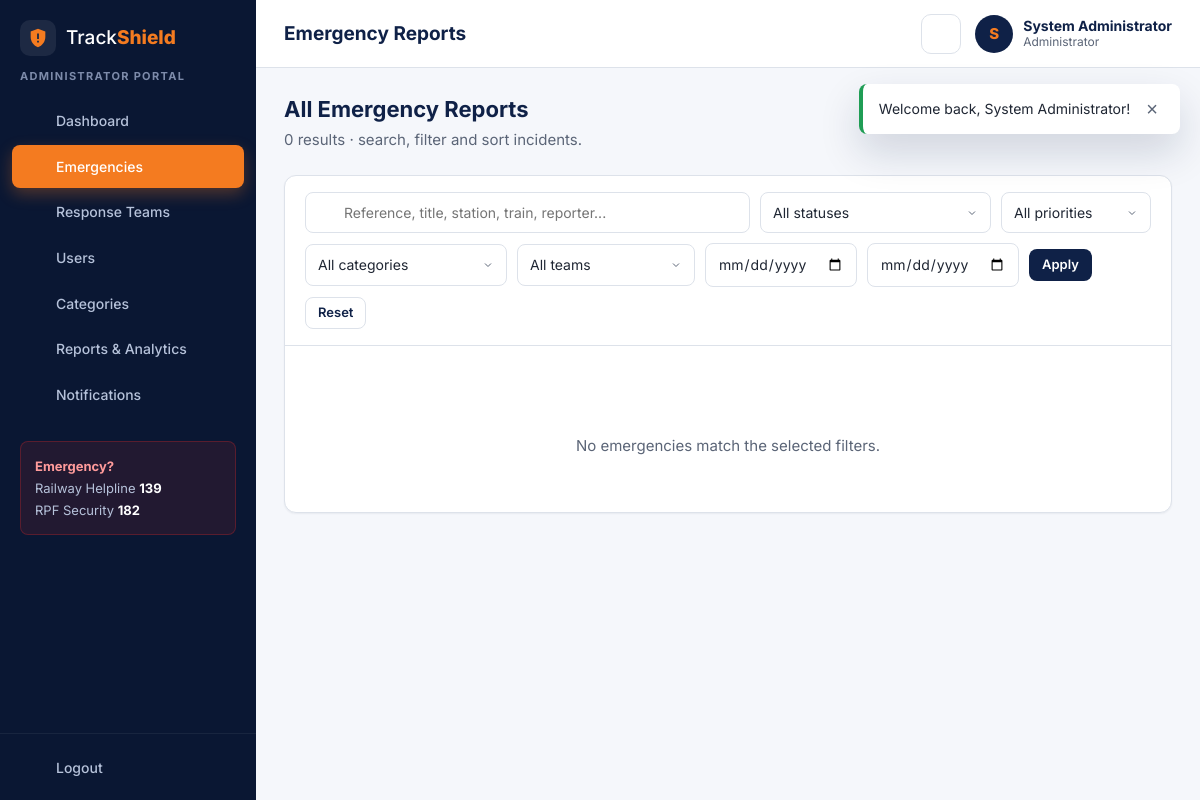
Screenshot of /admin/emergencies.php (signed in) with the database file from the repository.
### tables this page shows
CREATE TABLE users (
  id          INT UNSIGNED NOT NULL AUTO_INCREMENT,
  full_name   VARCHAR(100) NOT NULL,
  email       VARCHAR(150) NOT NULL,
  phone       VARCHAR(20)  NOT NULL,
  password    VARCHAR(255) NOT NULL,
  role        ENUM('passenger','response','admin') NOT NULL DEFAULT 'passenger',
  status      ENUM('active','inactive') NOT NULL DEFAULT 'active',
  created_at  TIMESTAMP NOT NULL DEFAULT CURRENT_TIMESTAMP,
  PRIMARY KEY (id),
  UNIQUE KEY uq_users_email (email),
  KEY idx_users_role (role),
  KEY idx_users_status (status)
);

### includes/auth.php (called while the page is built, shortened)
<?php
require_once __DIR__ . '/functions.php';
function is_logged_in(): bool
{
    return !empty($_SESSION['user_id']);
}
function current_user(): ?array
{
    static $user = false;
    if ($user === false) {
        $user = null;
        if (is_logged_in()) {
            $stmt = db()->prepare('SELECT id, full_name, email, phone, role, status FROM users WHERE id = ?');
            $stmt->execute([$_SESSION['user_id']]);
            $user = $stmt->fetch() ?: null;
        }
    }
    return $user;
}
function require_role(string ...$roles): array
{
    $user = current_user();
    return $user;
}

### config/database.php (called while the page is built, shortened)
<?php
function db(): PDO
{
    static $pdo = null;
    if ($pdo === null) {
        $dsn = 'mysql:host=' . DB_HOST . ';port=' . DB_PORT . ';dbname=' . DB_NAME . ';charset=utf8mb4';
        try {
            $pdo = new PDO($dsn, DB_USER, DB_PASS, [
                PDO::ATTR_ERRMODE            => PDO::ERRMODE_EXCEPTION,
                PDO::ATTR_DEFAULT_FETCH_MODE => PDO::FETCH_ASSOC,
                PDO::ATTR_EMULATE_PREPARES   => false,
            ]);
            $pdo->exec("SET time_zone = '" . (new DateTime())->format('P') . "'");
        } catch (PDOException $e) {
            error_log('TrackShield DB connection failed: ' . $e->getMessage());
            http_response_code(500);
            exit(APP_DEBUG ? 'Database connection failed: ' . htmlspecialchars($e->getMessage())
                           : 'Service temporarily unavailable. Please try again later.');
        }
    }
    return $pdo;
}

### admin/emergencies.php (the view, shortened to what this page needs)
<?php
require_once __DIR__ . '/../includes/auth.php';
$user = require_role('admin');
$pdo = db();
$q        = input('q', '', 'GET');
$from     = input('from', '', 'GET');
$to       = input('to', '', 'GET');
$sort     = input('sort', 'created_at', 'GET');
$dir      = strtolower(input('dir', 'desc', 'GET')) === 'asc' ? 'ASC' : 'DESC';
$where = ['1=1'];
$params = [];
$sortable = [
    'reference' => 'e.reference_number', 'title' => 'e.title', 'category' => 'c.category_name',
    'priority' => "FIELD(e.priority, 'Critical', 'High', 'Medium')", 'status' => "FIELD(e.status, '" . implode("','", EMERGENCY_STATUSES) . "')",
    'created_at' => 'e.created_at', 'updated_at' => 'e.updated_at', 'station' => 'e.station_name',
];
$sortSql = ($sortable[$sort] ?? 'e.created_at') . ' ' . $dir . ', e.id DESC';
$whereSql = implode(' AND ', $where);
[$page, $perPage, $offset] = paginate(15);
$stmt = $pdo->prepare("SELECT COUNT(*) FROM emergencies e JOIN users u ON u.id = e.user_id WHERE $whereSql");
$stmt->execute($params);
$total = (int) $stmt->fetchColumn();
$stmt = $pdo->prepare("SELECT e.*, c.category_name, u.full_name AS reporter,
            (SELECT t.team_name FROM emergency_assignments a JOIN response_teams t ON t.id = a.team_id
             WHERE a.emergency_id = e.id AND a.assignment_status <> 'Reassigned' ORDER BY a.assigned_at DESC LIMIT 1) AS team_name
        FROM emergencies e
        JOIN emergency_categories c ON c.id = e.category_id
        JOIN users u ON u.id = e.user_id
        WHERE $whereSql ORDER BY $sortSql LIMIT $perPage OFFSET $offset");
$stmt->execute($params);
$rows = $stmt->fetchAll();
$pageTitle = 'Emergency Reports';
$layout = 'app';
require __DIR__ . '/../includes/header.php';
?>
<div class="page-head">
    <div><h2>All Emergency Reports</h2><p><?= $total ?> result<?= $total === 1 ? '' : 's' ?> &middot; search, filter and sort incidents.</p></div>
</div>
<div class="card">
    <form class="filters" method="get" data-autosubmit>
        <div class="search input-icon"><?= icon('search', 18) ?><input class="form-control" type="search" name="q" value="<?= e($q) ?>" placeholder="Reference, title, station, train, reporter..."></div>
        <select class="form-control" name="status" aria-label="Status">
            <option value="">All statuses</option>
        </select>
        <select class="form-control" name="priority" aria-label="Priority">
            <option value="">All priorities</option>
        </select>
        <select class="form-control" name="category" aria-label="Category">
            <option value="0">All categories</option>
        </select>
        <select class="form-control" name="team" aria-label="Team">
            <option value="0">All teams</option>
        </select>
        <input class="form-control" type="date" name="from" value="<?= e($from) ?>" aria-label="From date" title="From date">
        <input class="form-control" type="date" name="to" value="<?= e($to) ?>" aria-label="To date" title="To date">
        <button class="btn btn-primary btn-sm" type="submit">Apply</button>
        <a class="btn btn-ghost btn-sm" href="?">Reset</a>
    </form>
    <?php if (!$rows): ?>
        <div class="empty-state"><?= icon('search', 40) ?><p>No emergencies match the selected filters.</p></div>
    <?php endif; ?>
</div>
<?php require __DIR__ . '/../includes/footer.php'; ?>

### includes/navbar.php (shortened to what this page needs)
<?php
$navUser = current_user();
$currentScript = basename($_SERVER['SCRIPT_NAME'] ?? '');
$brand = '<a class="brand" href="' . e(url('index.php')) . '"><span class="brand-mark" aria-hidden="true"><svg viewBox="0 0 24 24" width="22" height="22"><path fill="currentColor" d="M12 2 4 5v6c0 5 3.4 9.7 8 11 4.6-1.3 8-6 8-11V5l-8-3Zm-1 5h2v6h-2V7Zm0 8h2v2h-2v-2Z"/></svg></span><span>Track<strong>Shield</strong></span></a>';
if ($layout !== 'app'): ?>
<header class="site-nav">
    <div class="container nav-inner">
        <?= $brand ?>
        <button class="nav-toggle" type="button" aria-label="Toggle navigation" aria-expanded="false" data-toggle="nav"><?= icon('menu') ?></button>
        <nav class="nav-links" id="siteNav">
            <a href="<?= e(url('index.php#features')) ?>">Features</a>
            <a href="<?= e(url('index.php#how-it-works')) ?>">How it Works</a>
            <a href="<?= e(url('index.php#helplines')) ?>">Helplines</a>
            <?php if ($navUser): ?>
                <a class="btn btn-primary btn-sm" href="<?= e(url(dashboard_path($navUser['role']))) ?>">My Dashboard</a>
            <?php else: ?>
                <a href="<?= e(url('login.php')) ?>" class="<?= $currentScript === 'login.php' ? 'active' : '' ?>">Login</a>
                <a class="btn btn-accent btn-sm" href="<?= e(url('register.php')) ?>">Register</a>
            <?php endif; ?>
        </nav>
    </div>
</header>
<main class="site-main">
<?php else:
    $navRole = $navUser['role'] ?? 'passenger';
    $menus = [
        'passenger' => [
            ['passenger/dashboard.php', 'Dashboard', 'dashboard'],
            ['passenger/report-emergency.php', 'Report Emergency', 'alert'],
            ['passenger/my-emergencies.php', 'My Emergencies', 'list'],
            ['passenger/notifications.php', 'Notifications', 'bell'],
        ],
        'response' => [
            ['response/dashboard.php', 'Dashboard', 'dashboard'],
            ['response/assigned-emergencies.php', 'Assigned Emergencies', 'list'],
            ['response/notifications.php', 'Notifications', 'bell'],
        ],
        'admin' => [
            ['admin/dashboard.php', 'Dashboard', 'dashboard'],
            ['admin/emergencies.php', 'Emergencies', 'alert'],
            ['admin/manage-teams.php', 'Response Teams', 'team'],
            ['admin/manage-users.php', 'Users', 'users'],
            ['admin/categories.php', 'Categories', 'tag'],
            ['admin/reports.php', 'Reports & Analytics', 'chart'],
            ['admin/notifications.php', 'Notifications', 'bell'],
        ],
    ];
    $navRoleLabel = ['passenger' => 'Passenger', 'response' => 'Response Team', 'admin' => 'Administrator'][$navRole];
    $unread = $navUser ? unread_notification_count(db(), (int)$navUser['id']) : 0;
    $sectionMap = ['emergency-details.php' => ['passenger' => 'my-emergencies.php', 'admin' => 'emergencies.php', 'response' => 'assigned-emergencies.php'],
                   'assign-team.php' => ['admin' => 'emergencies.php'], 'update-status.php' => ['response' => 'assigned-emergencies.php']];
    $activeScript = $sectionMap[$currentScript][$navRole] ?? $currentScript;
?>
<div class="app">
    <aside class="sidebar" id="sidebar">
        <div class="sidebar-head"><?= $brand ?></div>
        <div class="sidebar-role"><?= e($navRoleLabel) ?> Portal</div>
        <nav class="sidebar-nav">
            <?php foreach ($menus[$navRole] as [$href, $label, $ic]): ?>
                <a href="<?= e(url($href)) ?>" class="<?= basename($href) === $activeScript ? 'active' : '' ?>">
                    <?= icon($ic) ?><span><?= e($label) ?></span>
                </a>
            <?php endforeach; ?>
        </nav>
        <div class="sidebar-help">
            <strong>Emergency?</strong>
            <span>Railway Helpline <b>139</b></span>
            <span>RPF Security <b>182</b></span>
        </div>
        <form method="post" action="<?= e(url('logout.php')) ?>" class="sidebar-logout">
            <button type="submit"><?= icon('logout') ?><span>Logout</span></button>
        </form>
    </aside>
    <div class="app-main">
        <header class="topbar">
            <h1 class="topbar-title"><?= e($pageTitle) ?></h1>
            <div class="topbar-actions">
                <a class="icon-btn bell" href="<?= e(url($navRole . '/notifications.php')) ?>" aria-label="Notifications">
                    <?= icon('bell') ?><?php if ($unread > 0): ?><span class="dot"><?= $unread > 9 ? '9+' : $unread ?></span><?php endif; ?>
                </a>
                <div class="user-chip">
                    <span class="avatar"><?= e(mb_strtoupper(mb_substr($navUser['full_name'] ?? '?', 0, 1))) ?></span>
                    <span class="user-meta"><strong><?= e($navUser['full_name'] ?? '') ?></strong><small><?= e($navRoleLabel) ?></small></span>
                </div>
            </div>
        </header>
        <main class="content">
<?php endif; ?>

### assets/css/style.css (style rules this page uses)
:root { --navy-900: #0a1733; --navy-800: #0f2147; --navy-700: #16305f; --navy-600: #1f3f7a; --navy-100: #e6ecf6; --orange-600: #e0670c; --orange-500: #f47b20; --orange-100: #fff0e3; --red-600: #d62828; --red-100: #fde8e8; --green-600: #1f9d55; --green-100: #e3f6ec; --amber-600: #b7791f; --amber-100: #fef5e1; --blue-600: #2563eb; --blue-100: #e5eefe; --purple-600: #7c3aed; --purple-100: #f1eafe; --teal-600: #0f8b8d; --teal-100: #e0f5f5; --grey-50: #f5f7fb; --grey-100: #eef1f6; --grey-200: #dde2ea; --grey-400: #9aa4b5; --grey-600: #5b6577; --grey-800: #1f2633; --white: #ffffff; --bg: var(--grey-50); --surface: var(--white); --text: var(--grey-800); --muted: var(--grey-600); --border: var(--grey-200); --radius: 12px; --radius-sm: 8px; --shadow-sm: 0 1px 2px rgba(15, 33, 71, .06); --shadow: 0 4px 16px rgba(15, 33, 71, .08); --shadow-lg: 0 18px 40px rgba(15, 33, 71, .16); --font: "Inter", system-ui, -apple-system, "Segoe UI", Roboto, Arial, sans-serif; }
*, *::before, *::after { box-sizing: border-box; }
html { scroll-behavior: smooth; }
body { margin: 0; font-family: var(--font); font-size: 15px; line-height: 1.55; color: var(--text); background: var(--bg); -webkit-font-smoothing: antialiased; }
a { color: var(--navy-600); text-decoration: none; }
h1, h2, h3, h4 { color: var(--navy-800); line-height: 1.25; margin: 0 0 .5em; }
p { margin: 0 0 1em; }
.brand { display: inline-flex; align-items: center; gap: 10px; font-size: 20px; color: var(--navy-800); font-weight: 500; }
.brand strong { color: var(--orange-500); font-weight: 800; }
.brand-mark { width: 36px; height: 36px; border-radius: 10px; display: grid; place-items: center; background: var(--navy-800); color: var(--orange-500); }
.btn { display: inline-flex; align-items: center; justify-content: center; gap: 8px; padding: 10px 18px; border-radius: var(--radius-sm); border: 1px solid transparent; font: 600 14px/1.2 var(--font); cursor: pointer; transition: .15s ease; white-space: nowrap; text-decoration: none; }
.btn-primary { background: var(--navy-800); color: var(--white); }
.btn-ghost { background: var(--white); color: var(--navy-800); border-color: var(--border); }
.btn-sm { padding: 7px 12px; font-size: 13px; }
.form-control { width: 100%; padding: 10px 12px; border: 1px solid var(--border); border-radius: var(--radius-sm); font: 400 14px/1.4 var(--font); color: var(--text); background: var(--white); transition: .15s; }
select.form-control { appearance: none; background-repeat: no-repeat; background-position: right 12px center; padding-right: 32px; }
.input-icon { position: relative; }
.input-icon .form-control { padding-left: 38px; }
.card { background: var(--surface); border: 1px solid var(--border); border-radius: var(--radius); box-shadow: var(--shadow-sm); }
.empty-state { text-align: center; padding: 40px 20px; color: var(--muted); }

### rows the page displays
users: role "ADMINISTRATOR", full_name "S", full_name "System Administrator", role "Administrator"

### other values shown
$label "Dashboard"
$label "Emergencies"
$label "Response Teams"
$label "Users"
$label "Categories"
$label "Reports & Analytics"
$label "Notifications"
$pageTitle "Emergency Reports"
$total "0"
$f['message'] "Welcome back, System Administrator!"
